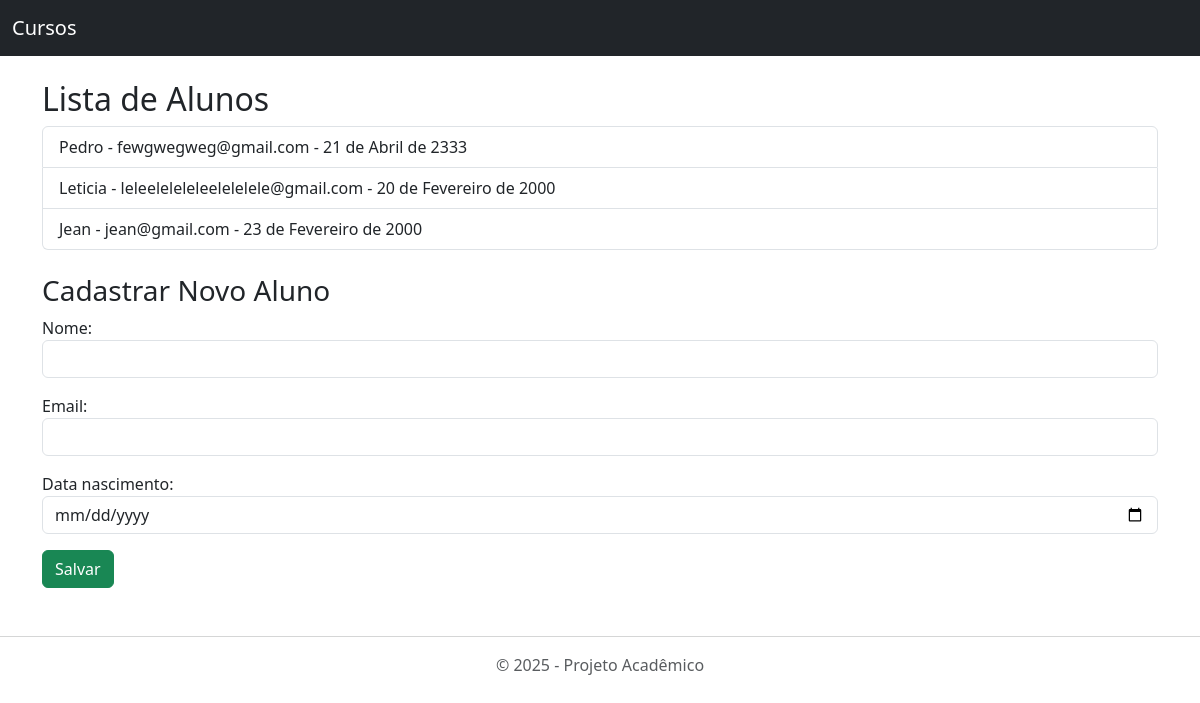
Page /alunos/ on the committed database.
### meu_app/models.py (models this page shows, shortened)
class Aluno(models.Model):
    nome = models.CharField(max_length=100)
    email = models.EmailField(unique=True)
    data_nascimento = models.DateField()

### meu_app/views.py (the view)
# urls.py: path('alunos/', views.listar_alunos, name='listar_alunos'),
def listar_alunos(request):
    alunos = Aluno.objects.all()
    if request.method == 'POST':
        form = AlunoForm(request.POST)
        if form.is_valid():
            form.save()
            return redirect('listar_alunos')
    else:
        form = AlunoForm()
    return render(request, 'meu_app/alunos.html', {'alunos': alunos, 'form': form})

### meu_app/forms.py
class AlunoForm(forms.ModelForm):
    class Meta:
        model = Aluno
        fields = ['nome', 'email', 'data_nascimento']
        widgets = {
            'nome': forms.TextInput(attrs={'class': 'form-control'}),
            'email': forms.EmailInput(attrs={'class': 'form-control'}),
            'data_nascimento': forms.DateInput(attrs={'type': 'date', 'class': 'form-control'}),
        }

### meu_app/templates/meu_app/alunos.html (shortened to what this page needs)
{% extends "meu_app/base.html" %}
{% block content %}
<h2>Lista de Alunos</h2>
<ul class="list-group mb-4">
  {% for aluno in alunos %}
    <li class="list-group-item">
      {{ aluno.nome }} - {{ aluno.email }} - {{ aluno.data_nascimento }}
    </li>
  {% empty %}
    <li class="list-group-item">Nenhum aluno cadastrado.</li>
  {% endfor %}
</ul>
<h3>Cadastrar Novo Aluno</h3>
<form method="post">
  {{ form.as_p }}
  <button type="submit" class="btn btn-success">Salvar</button>
</form>
{% endblock %}

### meu_app/templates/meu_app/base.html (shortened to what this page needs)
<!DOCTYPE html>
<html lang="pt-br">
<head>
  <link href="https://cdn.jsdelivr.net/npm/bootstrap@5.3.0/dist/css/bootstrap.min.css" rel="stylesheet">
</head>
<body>
  {% include "partials/navbar.html" %}
  <div class="container mt-4">
    {% block content %}{% endblock %}
  </div>
  {% include "partials/footer.html" %}
</html>

### meu_app/templates/partials/navbar.html
<nav class="navbar navbar-expand-lg navbar-dark bg-dark">
    <div class="container-fluid">
      <a class="navbar-brand" href="{% url 'home' %}">Cursos</a>
    </div>
  </nav>

### meu_app/templates/partials/footer.html
<footer class="text-center text-muted mt-5">
    <hr>
    <p>&copy; 2025 - Projeto Acadêmico</p>
  </footer>

### rows in the picture
Aluno: nome "Pedro", email "fewgwegweg@gmail.com", data_nascimento "21 de Abril de 2333"
Aluno: nome "Leticia", email "leleeleleleleelelelele@gmail.com", data_nascimento "20 de Fevereiro de 2000"
Aluno: nome "Jean", email "jean@gmail.com", data_nascimento "23 de Fevereiro de 2000"
